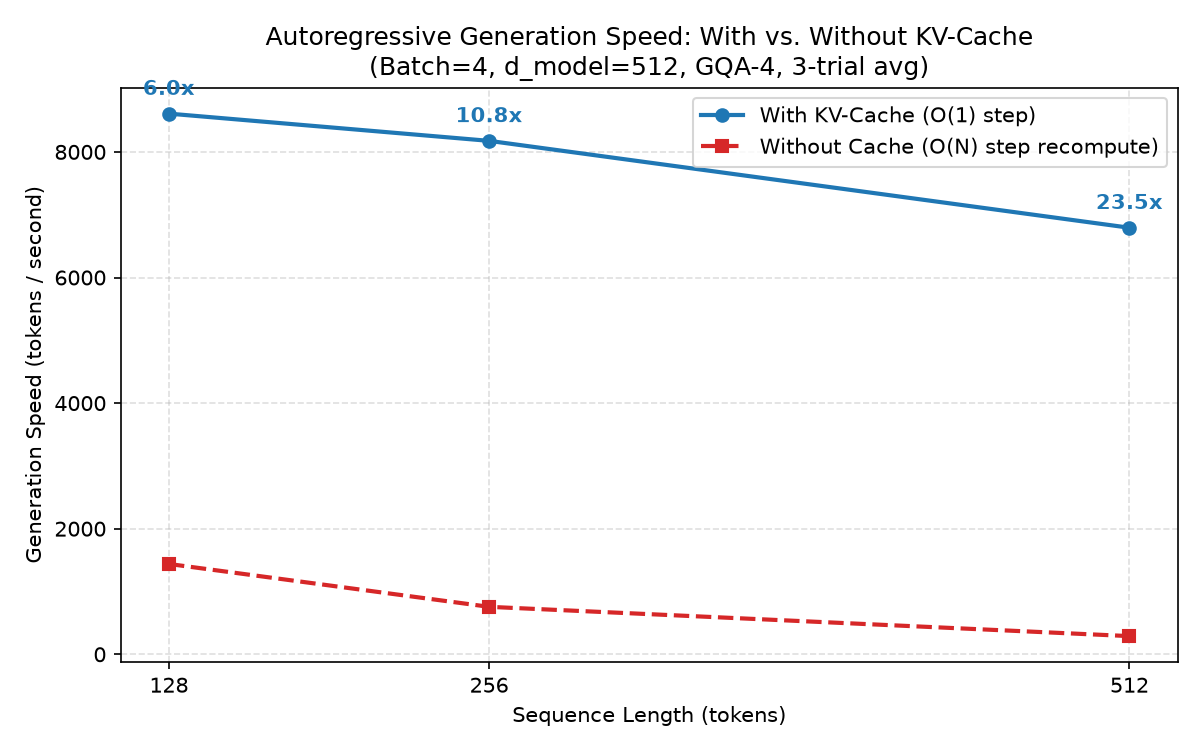

Recreate this plot in Python.
import time
from pathlib import Path
import matplotlib.pyplot as plt
import torch

from therapml.attention import grouped_query_attention
from therapml.kv_cache import KVCachedAttention

# Benchmark Configuration
d_model = 512
num_heads = 8
num_kv_heads = 2
d_head = d_model // num_heads  # 64
batch_size = 4
theta = 10000.0
seq_lens = [128, 256, 512]
num_trials = 3

# Fixed weights for reproducibility
torch.manual_seed(42)
wq = torch.randn(d_model, d_model) / d_model**0.5
wk = torch.randn(num_kv_heads * d_head, d_model) / d_model**0.5
wv = torch.randn(num_kv_heads * d_head, d_model) / d_model**0.5
wo = torch.randn(d_model, d_model) / d_model**0.5


def benchmark_generation(seq_len, use_cache=True, trials=num_trials):
    x = torch.randn(batch_size, seq_len, d_model)

    def decode(n_steps):
        if use_cache:
            attn = KVCachedAttention(
                d_model, num_heads, num_kv_heads, seq_len, theta, wq, wk, wv, wo
            )
            for t in range(n_steps):
                attn(x[:, t : t + 1])
        else:
            for t in range(1, n_steps + 1):
                grouped_query_attention(
                    d_model,
                    num_heads,
                    num_kv_heads,
                    wq,
                    wk,
                    wv,
                    wo,
                    x[:, :t],
                    theta=theta,
                )

    # Warmup
    decode(min(8, seq_len))

    # Average elapsed time over trials
    times = []
    for _ in range(trials):
        t0 = time.perf_counter()
        decode(seq_len)
        times.append(time.perf_counter() - t0)

    avg_elapsed = sum(times) / len(times)
    return (batch_size * seq_len) / avg_elapsed


print(
    f"\nKV-Cache Speed Benchmark (Batch={batch_size}, d_model={d_model}, {num_trials}-trial avg)"
)
print(
    f"{'Seq Length':<12} {'No Cache (tok/s)':<20} {'With Cache (tok/s)':<20} {'Speedup':<10}"
)
print("-" * 65)

no_cache_speeds = []
cached_speeds = []

with torch.no_grad():
    for s in seq_lens:
        slow = benchmark_generation(s, use_cache=False)
        fast = benchmark_generation(s, use_cache=True)
        no_cache_speeds.append(slow)
        cached_speeds.append(fast)
        speedup = fast / slow
        print(f"{s:<12} {slow:>14.1f}       {fast:>16.1f}       {speedup:>6.1f}x")

# Plot Generation Speed vs Sequence Length
fig, ax = plt.subplots(figsize=(8, 5))
ax.plot(
    seq_lens,
    cached_speeds,
    "o-",
    color="#1f77b4",
    linewidth=2,
    markersize=6,
    label="With KV-Cache (O(1) step)",
)
ax.plot(
    seq_lens,
    no_cache_speeds,
    "s--",
    color="#d62728",
    linewidth=2,
    markersize=6,
    label="Without Cache (O(N) step recompute)",
)

for s, fast, slow in zip(seq_lens, cached_speeds, no_cache_speeds):
    ax.annotate(
        f"{fast / slow:.1f}x",
        (s, fast),
        textcoords="offset points",
        xytext=(0, 9),
        ha="center",
        fontweight="bold",
        color="#1f77b4",
    )

ax.set_title(
    f"Autoregressive Generation Speed: With vs. Without KV-Cache\n(Batch={batch_size}, d_model={d_model}, GQA-4, {num_trials}-trial avg)"
)
ax.set_xlabel("Sequence Length (tokens)")
ax.set_ylabel("Generation Speed (tokens / second)")
ax.set_xticks(seq_lens)
ax.grid(True, linestyle="--", alpha=0.4)
ax.legend()

fig.tight_layout()
fig.savefig(Path(__file__).parent / "kv_cache_benchmark.png", dpi=150)
plt.close(fig)
print("\nSaved plot → therapml/deliverables/kv_cache_benchmark.png")
